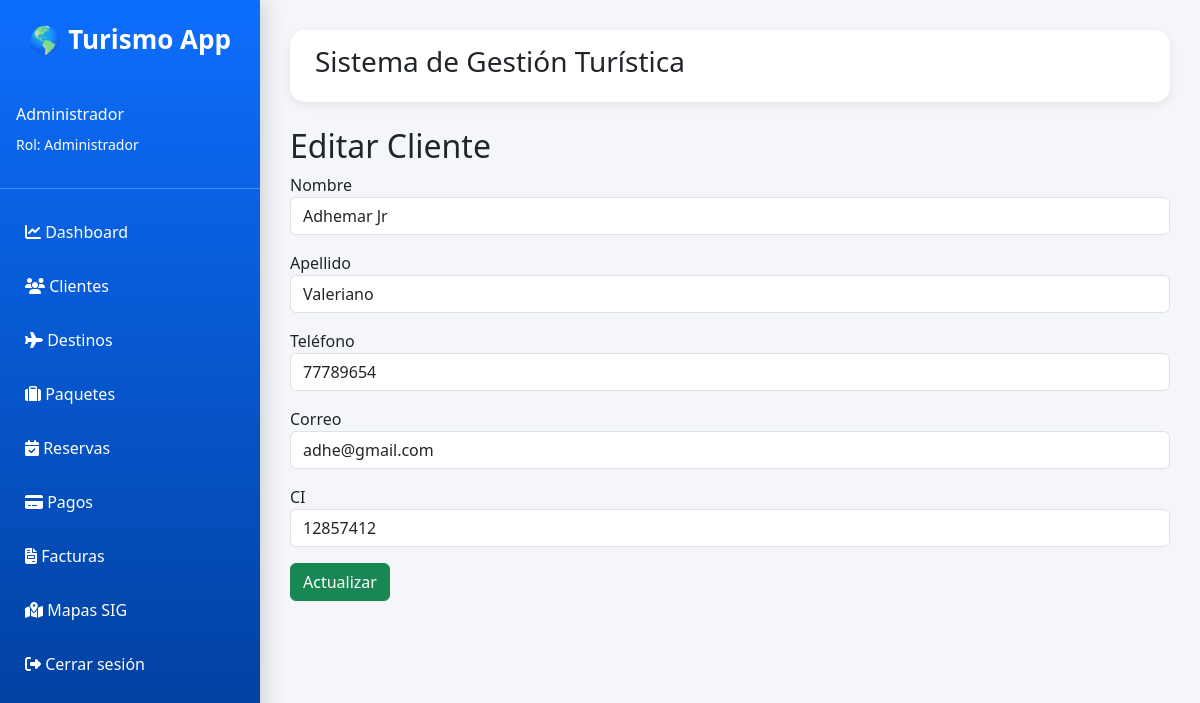
Page /clientes/editar/1 (signed in) on the committed database.
### app/models.py (models this page shows, shortened)
class Usuario(UserMixin, db.Model):
    __tablename__ = "usuarios"
    id = db.Column(
        db.Integer,
        primary_key=True
    )
    nombre = db.Column(
        db.String(100),
        nullable=False
    )
    correo = db.Column(
        db.String(100),
        unique=True,
        nullable=False
    )
    password = db.Column(
        db.String(255),
        nullable=False
    )
    rol_id = db.Column(
        db.Integer,
        db.ForeignKey("roles.id"),
        nullable=False
    )

class Rol(db.Model):
    __tablename__ = "roles"
    id = db.Column(
        db.Integer,
        primary_key=True
    )
    nombre = db.Column(
        db.String(50),
        unique=True,
        nullable=False
    )
    usuarios = db.relationship(
        "Usuario",
        backref="rol",
        lazy=True
    )

class Cliente(db.Model):
    __tablename__ = "clientes"
    id = db.Column(
        db.Integer,
        primary_key=True
    )
    nombre = db.Column(
        db.String(100),
        nullable=False
    )
    apellido = db.Column(
        db.String(100),
        nullable=False
    )
    telefono = db.Column(
        db.String(20)
    )
    correo = db.Column(
        db.String(100),
        unique=True
    )
    ci = db.Column(
        db.String(20),
        unique=True
    )

### app/clientes/routes.py (the view, shortened to what this page needs)
@clientes_bp.route("/editar/<int:id>", methods=["GET", "POST"])
def editar_cliente(id):
    cliente = Cliente.query.get_or_404(id)
    return render_template(
        "clientes/editar.html",
        cliente=cliente
    )

### app/templates/clientes/editar.html
{% extends 'base.html' %}
{% block content %}
<h2>Editar Cliente</h2>
<form method="POST">
    <div class="mb-3">
        <label>Nombre</label>
        <input type="text" name="nombre" class="form-control" value="{{ cliente.nombre }}">
    </div>
    <div class="mb-3">
        <label>Apellido</label>
        <input type="text" name="apellido" class="form-control" value="{{ cliente.apellido }}">
    </div>
    <div class="mb-3">
        <label>Teléfono</label>
        <input type="text" name="telefono" class="form-control" value="{{ cliente.telefono }}">
    </div>
    <div class="mb-3">
        <label>Correo</label>
        <input type="email" name="correo" class="form-control" value="{{ cliente.correo }}">
    </div>
    <div class="mb-3">
        <label>CI</label>
        <input type="text" name="ci" class="form-control" value="{{ cliente.ci }}">
    </div>
    <button class="btn btn-success">
        Actualizar
    </button>
</form>
{% endblock %}

### app/templates/base.html (shortened to what this page needs)
<!DOCTYPE html>
<html lang="es">
<head>
<link href="https://cdn.jsdelivr.net/npm/bootstrap@5.3.7/dist/css/bootstrap.min.css" rel="stylesheet">
<link rel="stylesheet"
href="https://cdnjs.cloudflare.com/ajax/libs/font-awesome/6.5.2/css/all.min.css">
</head>
<body>
<div class="sidebar offcanvas-md offcanvas-start"
     tabindex="-1"
     id="menu">
<div class="logo">
    🌎 Turismo App
</div>
{% if current_user.is_authenticated %}
<div class="text-white p-3">
    <h6>{{ current_user.nombre }}</h6>
    <small>
        Rol: {{ current_user.rol.nombre }}
    </small>
</div>
<hr>
{% endif %}
{% if current_user.is_authenticated %}
    {% if current_user.rol.nombre == "Administrador" %}
        <a href="/dashboard">
            <i class="fa-solid fa-chart-line"></i>
            Dashboard
        </a>
        <a href="/clientes">
            <i class="fa-solid fa-users"></i>
            Clientes
        </a>
        <a href="/destinos">
            <i class="fa-solid fa-plane"></i>
            Destinos
        </a>
        <a href="/paquetes">
            <i class="fa-solid fa-suitcase"></i>
            Paquetes
        </a>
        <a href="/reservas">
            <i class="fa-solid fa-calendar-check"></i>
            Reservas
        </a>
        <a href="/pagos">
            <i class="fa-solid fa-credit-card"></i>
            Pagos
        </a>
        <a href="/facturas">
            <i class="fa-solid fa-file-invoice"></i>
            Facturas
        </a>
        <a href="/mapas">
            <i class="fa-solid fa-map-location-dot"></i>
            Mapas SIG
        </a>
    {% endif %}
    <a href="/auth/logout">
        <i class="fa-solid fa-right-from-bracket"></i>
        Cerrar sesión
    </a>
{% endif %}
</div>
<div class="content">
<div class="topbar">
    <h3>
        Sistema de Gestión Turística
    </h3>
</div>
{% block content %}
{% endblock %}
</div>
</body>
</html>

### app/templates/base.html (style rules this page uses)
* { margin:0; padding:0; box-sizing:border-box; }
body { background:#f4f6f9; font-family:'Segoe UI',sans-serif; }
.sidebar { position:fixed; top:0; left:0; width:260px; height:100vh; background:linear-gradient( 180deg, #0d6efd, #003b95 ); color:white; padding-top:20px; box-shadow:5px 0 20px rgba(0,0,0,.15); transition:transform .35s ease; z-index:1050; }
.logo { text-align:center; font-size:26px; font-weight:bold; margin-bottom:30px; }
.sidebar a { display:block; color:white; text-decoration:none; padding:15px 25px; transition:.3s; }
.content { margin-left:260px; padding:30px; }
.topbar { background:white; border-radius:15px; padding:15px 25px; margin-bottom:25px; box-shadow:0 3px 10px rgba(0,0,0,.08); }

### rows in the picture
Usuario: nombre "Administrador"
Rol: rol.nombre "Administrador"
Cliente: nombre "Adhemar Jr", apellido "Valeriano", telefono "77789654", correo "adhe@gmail.com", ci "12857412"
